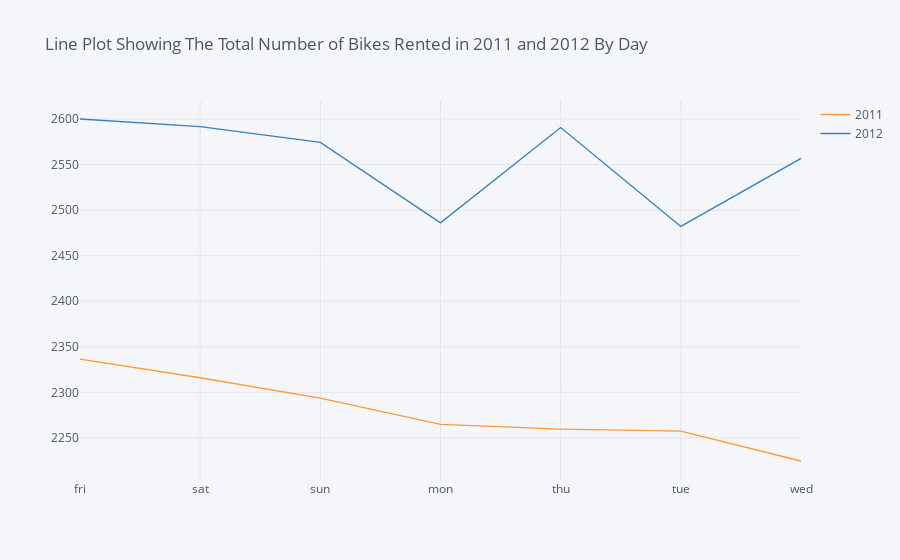

Notebook source saved alongside this figure:
### Code cell
a.iplot(title='Line Plot Showing The Total Number of Bikes Rented in 2011 and 2012 By Day')

### Figure 1 — Plotly figure (JSON) as saved in the notebook; plotly's stock layout.template omitted (floating-point values rounded to 4 significant figures)
{"data": [{"line": {"color": "rgba(255, 153, 51, 1.0)", "dash": "solid", "shape": "linear", "width": 1.3}, "mode": "lines", "name": "2011", "text": "", "type": "scatter", "x": ["fri", "sat", "sun", "mon", "thu", "tue", "wed"], "y": [2336.0, 2316.0, 2294.0, 2265.0, 2260.0, 2257.0, 2225.0]}, {"line": {"color": "rgba(55, 128, 191, 1.0)", "dash": "solid", "shape": "linear", "width": 1.3}, "mode": "lines", "name": "2012", "text": "", "type": "scatter", "x": ["fri", "sat", "sun", "mon", "thu", "tue", "wed"], "y": [2600.0, 2592.0, 2574.0, 2486.0, 2591.0, 2482.0, 2557.0]}], "layout": {"autosize": true, "legend": {"bgcolor": "#F5F6F9", "font": {"color": "#4D5663"}}, "paper_bgcolor": "#F5F6F9", "plot_bgcolor": "#F5F6F9", "title": {"font": {"color": "#4D5663"}, "text": "Line Plot Showing The Total Number of Bikes Rented in 2011 and 2012 By Day"}, "xaxis": {"autorange": true, "gridcolor": "#E1E5ED", "range": [0, 6], "showgrid": true, "tickfont": {"color": "#4D5663"}, "title": {"font": {"color": "#4D5663"}, "text": ""}, "type": "category", "zerolinecolor": "#E1E5ED"}, "yaxis": {"autorange": true, "gridcolor": "#E1E5ED", "range": [2204.0, 2621.0], "showgrid": true, "tickfont": {"color": "#4D5663"}, "title": {"font": {"color": "#4D5663"}, "text": ""}, "type": "linear", "zerolinecolor": "#E1E5ED"}}}
